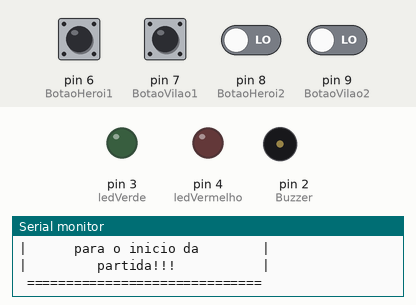
Simulated run of this sketch. Board: Arduino Uno, built with avr-gcc and run on an emulated ATmega328P. Shown: output pins drawn as LEDs (lit = HIGH), buzzer (waves = sounding), the last lines printed to the serial monitor. The test bench sets the inputs (shaded band); at power-on: pin 6 (BotaoHeroi1), pin 7 (BotaoVilao1), pin 8 (BotaoHeroi2), pin 9 (BotaoVilao2) LOW. Random numbers use the default seed unless the sketch sets one.

Above: at 2.3 s.
2.4 s: pin 6 (BotaoHeroi1) pulled HIGH for 0.15 s
4.0 s: pin 7 (BotaoVilao1) pulled HIGH for 0.15 s
5.6 s: pin 8 (BotaoHeroi2) driven HIGH and pin 9 (BotaoVilao2) driven HIGH
At 8.1 s:
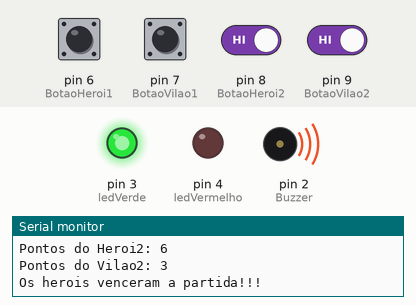
At 11.0 s:
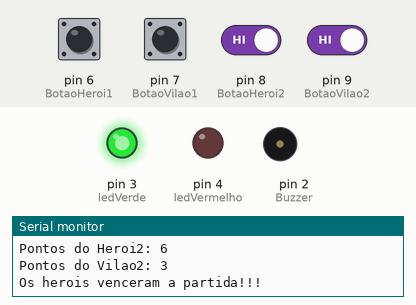
Timing chart, 0 to 13.1 s (numbered marks = the images above; inputs shaded):
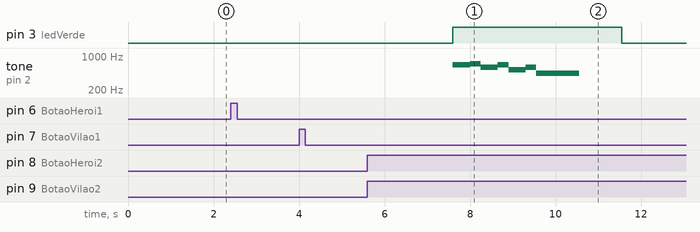

Measured:
- after the input at 5.6 s, pin 3 (ledVerde): LOW → HIGH after 2.0 s, → LOW 4.0 s later; tone on pin 2 (Buzzer): plays 663 Hz for 0.40 s, 701 Hz for 0.25 s, 589 Hz for 0.40 s, 663 Hz for 0.25 s, 526 Hz for 0.40 s, 589 Hz for 0.25 s … (7 notes in this stretch), starting after 2.0 s

The sketch:

Sprint_2.ino
```cpp
//declaração das variaveis
int PontosHerois = 0;
int PontosViloes = 0;
int Heroi1, Heroi2, Vilao1, Vilao2;
int NUMERO_DE_PARTIDAS = 5;//limite de partidas
int partida = 0;//auxiliar do limite de partidas
int GanhadorH = 0;
int GanhadorV = 0;
int Empate = 7;

//Estado do botão no inicio do jogo
bool botaoPressionado1 = false;
bool botaoPressionado2 = false;
bool botaoPressionado3 = false;
bool botaoPressionado4 = false;
//declarando os botões
#define BotaoHeroi1 6
#define BotaoHeroi2 8
#define BotaoVilao1 7
#define BotaoVilao2 9
//declarando os leds
#define ledVerde 3
#define ledVermelho 4
//declarando a buzzer
#define Buzzer 2

// Definição das notas musicais
#define NOTE_C4 262
#define NOTE_D4 294
#define NOTE_E4 330
#define NOTE_F4 349
#define NOTE_G4 392
#define NOTE_A4 440
#define NOTE_B4 494
#define NOTE_C5 523

// Define a estrutura da melodia
int melody[] = {
  NOTE_E4, NOTE_E4, NOTE_F4, NOTE_G4, NOTE_G4, NOTE_F4, NOTE_E4,
  NOTE_D4, NOTE_C4, NOTE_C4, NOTE_D4, NOTE_E4,
  NOTE_E4, NOTE_D4, NOTE_D4, NOTE_C4, NOTE_C4,
  NOTE_E4, NOTE_E4, NOTE_F4, NOTE_G4, NOTE_G4, NOTE_F4, NOTE_E4,
  NOTE_D4, NOTE_C4, NOTE_C4, NOTE_D4, NOTE_E4,
  NOTE_D4, NOTE_C4, NOTE_C4
};

// Define a duração de cada nota
int noteDurations[] = {
  4, 4, 4, 4, 4, 2, 4,
  4, 4, 4, 4, 2,
  4, 4, 4, 4, 2,
  4, 4, 4, 4, 4, 2, 4,
  4, 4, 4, 4, 2,
  4, 4, 4
};


void setup() {
  Serial.begin(9600);
//Mensagem inicial
  Serial.println(R"(
 ==============================
|     Bem-vindo ao jogo,       |
|  Escolham seus personagens   |
|      para o inicio da        |
|         partida!!!           |
 ==============================
)");

//definição dos pinos que serão usados como entradas e saídas
  pinMode(BotaoHeroi1, INPUT);
  pinMode(BotaoVilao1, INPUT);
  pinMode(BotaoHeroi2, INPUT);
  pinMode(BotaoVilao2, INPUT);
  pinMode(ledVerde, OUTPUT);
  pinMode(ledVermelho, OUTPUT);
  pinMode(Buzzer, OUTPUT);
  delay(1000);
}

void limparEstado() {
  // Função para limpar o estado das variáveis para zero
  Heroi1 = 0;
  Heroi2 = 0;
  Vilao1 = 0;
  Vilao2 = 0;
  PontosHerois = 0;
  PontosViloes = 0;
}

void limparEstadoBotao() {
  //Função para limpar o estado dos botoes
  botaoPressionado1 = false;
  botaoPressionado2 = false;
  botaoPressionado3 = false;
  botaoPressionado4 = false;
}


void loop() {
  //quem ganhou da partida
  String partida1 = "";
  String partida2 = "";
  String partida3 = "";
  String partida4 = "";
  String partida5 = "";

  for (byte partida = 0; partida < NUMERO_DE_PARTIDAS;) {//limitar as partidas
    //lançamento de dados
    if (!botaoPressionado1 && digitalRead(BotaoHeroi1) == 1) {
      Heroi1 = random(1, 7);//Sorteio
      Serial.print("Pontos do Heroi1: ");
      Serial.println(Heroi1);
      delay(1000);
      botaoPressionado1 = true;//Muda o estado do botão
    }

    if (!botaoPressionado2 && digitalRead(BotaoHeroi2) == 1) {
      Heroi2 = random(1, 7);//sorteio
      Serial.print("Pontos do Heroi2: ");
      Serial.println(Heroi2);
      delay(1000);
      botaoPressionado2 = true;//Muda o estado do botão
    }

    if (!botaoPressionado3 && digitalRead(BotaoVilao1) == 1) {
      Vilao1 = random(1, 7);//sorteio
      Serial.print("Pontos do Vilao1: ");
      Serial.println(Vilao1);
      delay(1000);
      botaoPressionado3 = true;//Muda o estado do botão
    }

    if (!botaoPressionado4 && digitalRead(BotaoVilao2) == 1) {
      Vilao2 = random(1, 7);//sorteio
      Serial.print("Pontos do Vilao2: ");
      Serial.println(Vilao2);
      delay(1000);
      botaoPressionado4 = true;//Muda o estado do botão
    }

    PontosHerois = Heroi1 + Heroi2;//soma as pontuações de cada dupla
    PontosViloes = Vilao1 + Vilao2;
    //Só entra no if caso todos os botões foram apertados 1 vez
    if (PontosHerois > 0 && PontosViloes > 0 && (Heroi1 != 0 && Heroi2 != 0 && Vilao1 != 0 && Vilao2 != 0 && partida < 5)) {
      //caso os heróis vencerem a partida
      if (PontosHerois > PontosViloes && partida < 5) {
        Serial.println("Os herois venceram a partida!!!");
        limparEstado();// chamada da função
        limparEstadoBotao();//chamada da função
        //musica de comemoração dos heróis (partida)
        digitalWrite(ledVermelho, LOW);
        digitalWrite(ledVerde, HIGH);
        tone(Buzzer, 663);
        delay(400);
        tone(Buzzer, 701);
        delay(250);
        tone(Buzzer, 589);
        delay(400);
        tone(Buzzer, 663);
        delay(250);
        tone(Buzzer, 526);
        delay(400);
        tone(Buzzer, 589);
        delay(250);
        tone(Buzzer, 440);
        delay(1000);
        noTone(Buzzer);
        delay(1000);
        digitalWrite(ledVerde, LOW);
        noTone(Buzzer);
        delay(1000);
        //guarda qual das duplas ganhou as partidas
        partida1 = "herois";
        GanhadorH += 1;
        partida2 = "herois";
        GanhadorH += 1;
        partida3 = "herois";
        GanhadorH += 1;
        partida4 = "herois";
        GanhadorH += 1;
        partida5 = "herois";
        GanhadorH += 1;
        //caso os vilões vencerem a partida
      } else if (PontosViloes > PontosHerois && partida < 5) {
        Serial.println("Os viloes venceram a partida!!!");
        limparEstado();// chamada da função
        limparEstadoBotao();// chamada da função
        //musica de comemoração dos vilões (partida)
        digitalWrite(ledVerde, LOW);
        digitalWrite(ledVermelho, HIGH);
        //reprodução da musica
        tone(Buzzer, 392);
        delay(500);
        tone(Buzzer, 440);
        delay(250);
        tone(Buzzer, 468);
        delay(400);
        tone(Buzzer, 589);
        delay(400);
        tone(Buzzer, 468);
        delay(400);
        tone(Buzzer, 440);
        delay(250);
        tone(Buzzer, 392);
        delay(1000);
        noTone(Buzzer);
        digitalWrite(ledVermelho, LOW);
        delay(1000);
        //guarda qual das duplas ganhou as partidas
        partida1 = "viloes";
        GanhadorV += 1;
        partida2 = "viloes";
        GanhadorV += 1;
        partida3 = "viloes";
        GanhadorV += 1;
        partida4 = "viloes";
        GanhadorV += 1;
        partida5 = "viloes";
        GanhadorV += 1;
      } else {
        Serial.println("Empate!!!");
        limparEstado();// chamada da função
        limparEstadoBotao();// chamada da função
        //caso empate (partida)
        for (byte i = 0; i < Empate; i++) {
          tone(Buzzer, 750, 5000);  // Frequência de 750Hz por 5 segundo em caso de empate
          digitalWrite(ledVermelho, HIGH);
          delay(100);
          digitalWrite(ledVerde, HIGH);
          noTone(Buzzer);
          delay(250);
          tone(Buzzer, 750);
          digitalWrite(ledVermelho, LOW);
          delay(100);
          digitalWrite(ledVerde, LOW);
          noTone(Buzzer);
          delay(250);
        }
      }
      //controle de partida
      partida += 1;
      Serial.print("Partida ");
      Serial.println(partida);
    }

//ao final das 5 partidas
    if (partida == 5) {
      //caso o heróis vencerem (jogo)
      if (GanhadorH > GanhadorV) {
        Serial.println("Os herois venceram o jogo");
        // Reproduz a melodia
        for (int i = 0; i < sizeof(melody) / sizeof(melody[0]); i++) { //itera sobre um array chamado melody
          int duration = 1000 / noteDurations[i];//calcula a duração de cada nota musical
          digitalWrite(ledVerde, HIGH);
          tone(Buzzer, melody[i], duration);//calcula a duração de cada nota musical
          delay(duration + 50);  // Adiciona um pequeno atraso entre cada nota
          digitalWrite(ledVerde, LOW);
        }
      }
//caso os vilões vencerem (jogo)
      if (GanhadorV > GanhadorH) {
        Serial.println("Os viloes venceram o jogo");
        // Reproduz a melodia
        for (int i = 0; i < sizeof(melody) / sizeof(melody[0]); i++) {//itera sobre um array chamado melody
          int duration = 1000 / noteDurations[i];//calcula a duração de cada nota musical
          digitalWrite(ledVermelho, HIGH);
          tone(Buzzer, melody[i], duration);//calcula a duração de cada nota musical
          delay(duration + 50);// Adiciona um pequeno atraso entre cada nota
          digitalWrite(ledVermelho, LOW);

        }
      }
//caso o jogo der empate
      else if (GanhadorV == GanhadorH) {
        Serial.println("O JOGO TERMINOU EMPATADO!!!");
      }
      Serial.println("Fim de jogo");
    }
  }
}
```
